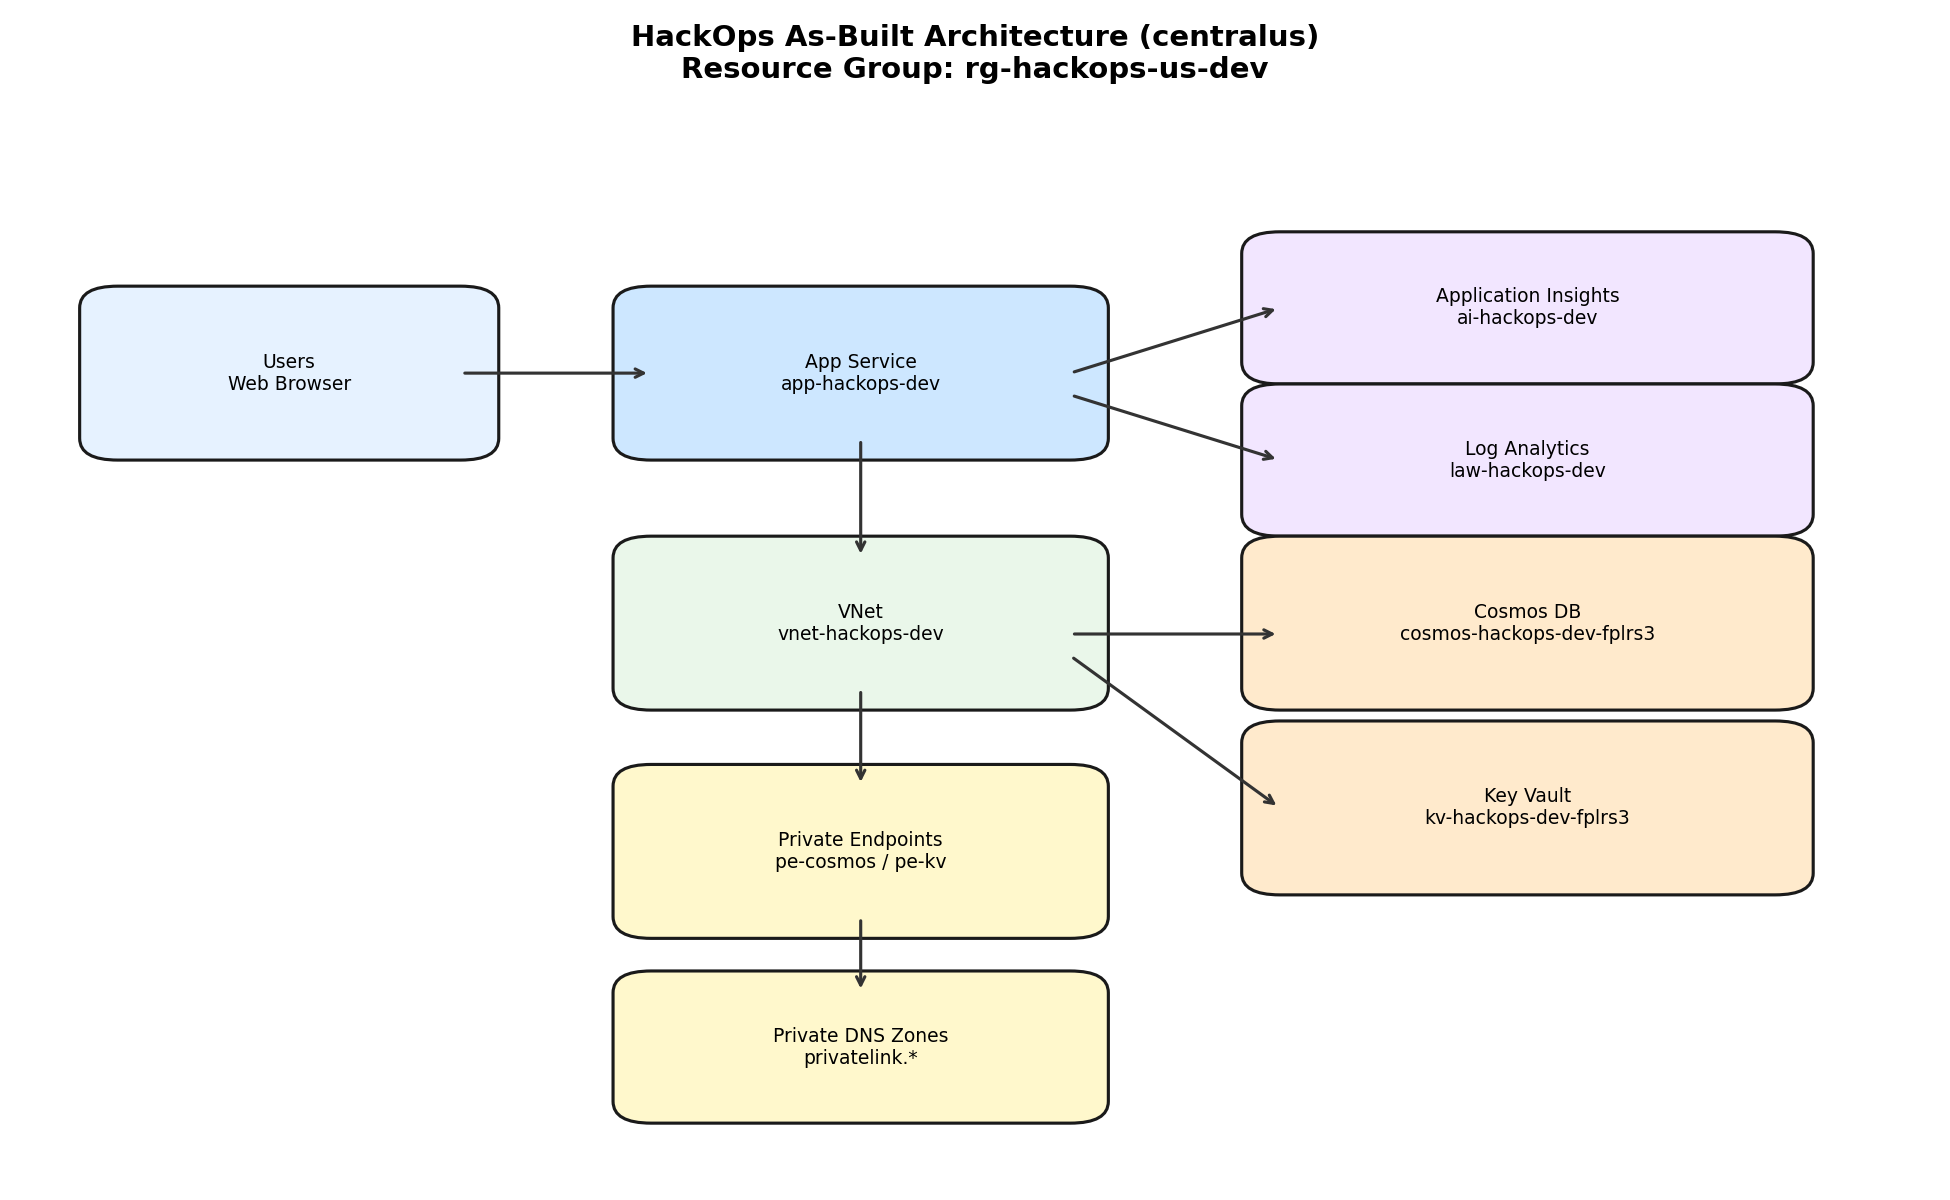

Python code for this plot:
#!/usr/bin/env python3
"""Generate as-built architecture diagram for hackops deployed state."""

import matplotlib.pyplot as plt
from matplotlib.patches import FancyBboxPatch


def add_box(ax, x, y, w, h, text, color):
    box = FancyBboxPatch(
        (x, y),
        w,
        h,
        boxstyle="round,pad=0.02,rounding_size=0.02",
        linewidth=1.5,
        edgecolor="#1a1a1a",
        facecolor=color,
    )
    ax.add_patch(box)
    ax.text(x + w / 2, y + h / 2, text, ha="center", va="center", fontsize=9)


def arrow(ax, x1, y1, x2, y2):
    ax.annotate(
        "",
        xy=(x2, y2),
        xytext=(x1, y1),
        arrowprops={"arrowstyle": "->", "lw": 1.5, "color": "#333333"},
    )


def main() -> None:
    fig, ax = plt.subplots(figsize=(13, 8))
    ax.set_xlim(0, 1)
    ax.set_ylim(0, 1)
    ax.axis("off")

    add_box(ax, 0.05, 0.68, 0.18, 0.12, "Users\nWeb Browser", "#e6f2ff")
    add_box(ax, 0.33, 0.68, 0.22, 0.12, "App Service\napp-hackops-dev", "#cde7ff")
    add_box(ax, 0.66, 0.75, 0.26, 0.1, "Application Insights\nai-hackops-dev", "#f2e6ff")
    add_box(ax, 0.66, 0.61, 0.26, 0.1, "Log Analytics\nlaw-hackops-dev", "#f2e6ff")

    add_box(ax, 0.33, 0.45, 0.22, 0.12, "VNet\nvnet-hackops-dev", "#eaf7ea")
    add_box(ax, 0.66, 0.45, 0.26, 0.12, "Cosmos DB\ncosmos-hackops-dev-fplrs3", "#ffeacc")
    add_box(ax, 0.66, 0.28, 0.26, 0.12, "Key Vault\nkv-hackops-dev-fplrs3", "#ffeacc")

    add_box(ax, 0.33, 0.24, 0.22, 0.12, "Private Endpoints\npe-cosmos / pe-kv", "#fff8cc")
    add_box(ax, 0.33, 0.07, 0.22, 0.1, "Private DNS Zones\nprivatelink.*", "#fff8cc")

    arrow(ax, 0.23, 0.74, 0.33, 0.74)
    arrow(ax, 0.44, 0.68, 0.44, 0.57)
    arrow(ax, 0.55, 0.74, 0.66, 0.80)
    arrow(ax, 0.55, 0.72, 0.66, 0.66)
    arrow(ax, 0.55, 0.50, 0.66, 0.50)
    arrow(ax, 0.55, 0.48, 0.66, 0.34)
    arrow(ax, 0.44, 0.45, 0.44, 0.36)
    arrow(ax, 0.44, 0.24, 0.44, 0.17)

    ax.set_title(
        "HackOps As-Built Architecture (centralus)\n"
        "Resource Group: rg-hackops-us-dev",
        fontsize=14,
        fontweight="bold",
    )

    plt.tight_layout()
    plt.savefig("07-ab-diagram.png", dpi=150)


if __name__ == "__main__":
    main()
